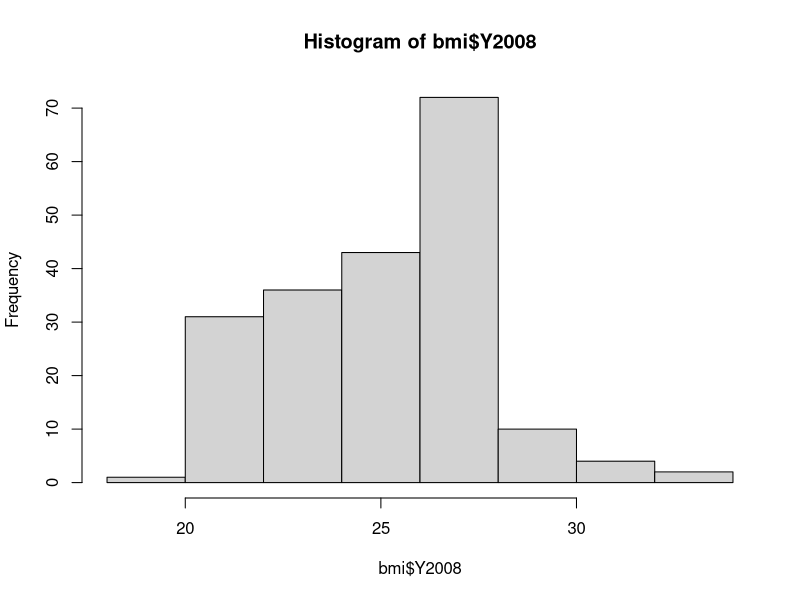
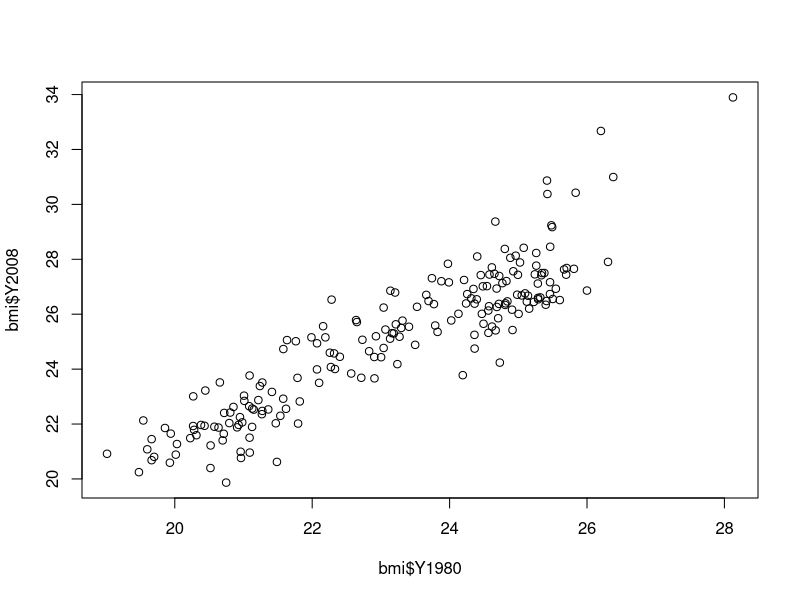
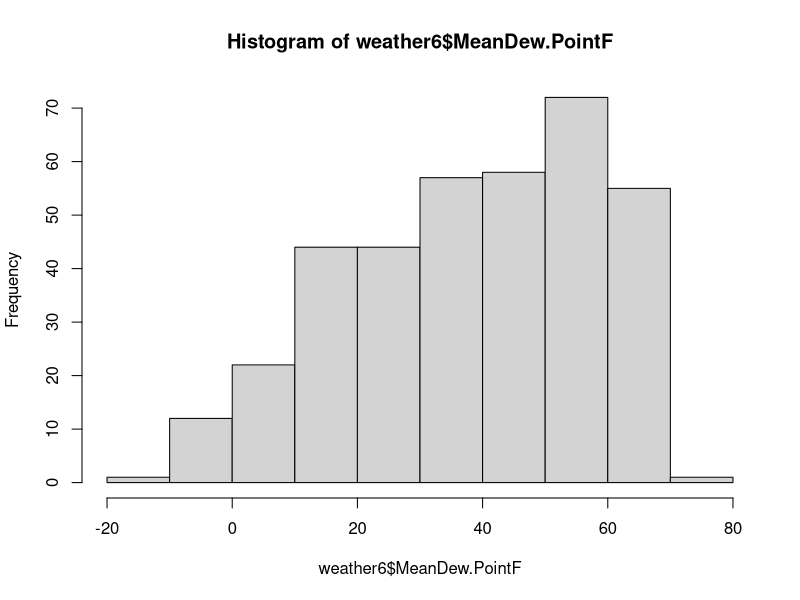
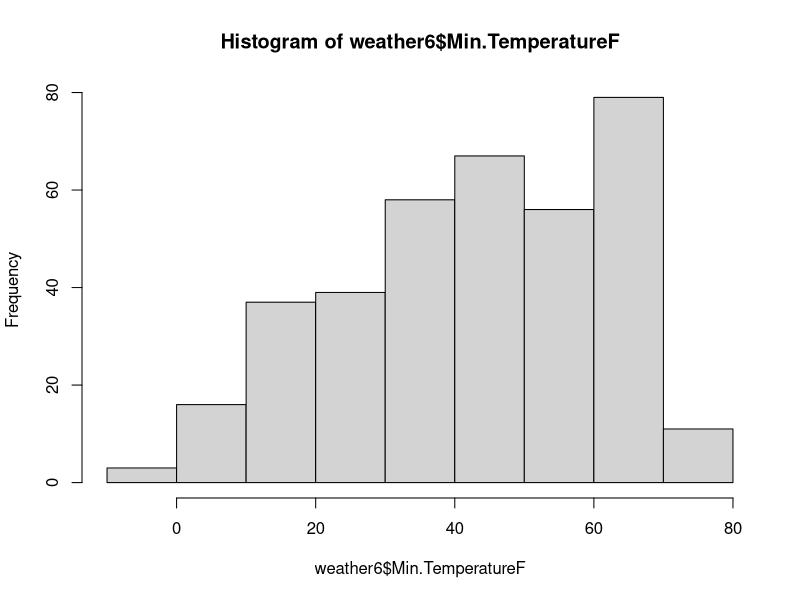
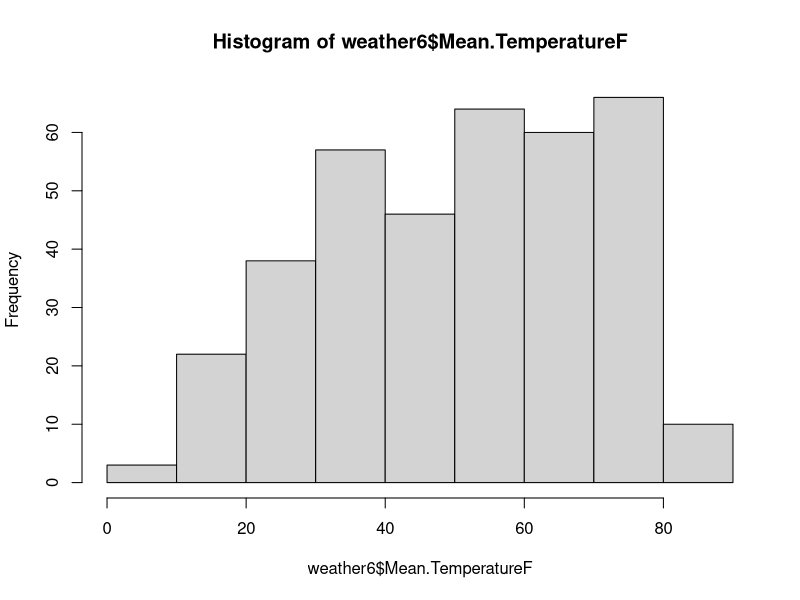

These figures' R source, in order:
## ---- chunk 1
# Load bmi.csv
bmi <- read.csv("bmi.csv")

# Check the class of bmi
class(bmi)

# Check the dimensions of bmi
dim(bmi)

# View the column names of bmi
names(bmi)
## ---- chunk 2
# Check the structure of bmi
str(bmi)

# Load dplyr
library(dplyr)

# Check the structure of bmi, the dplyr way
glimpse(bmi)

# View a summary of bmi
summary(bmi)
## ---- chunk 3
# View the first 6 rows
head(bmi)

# View the first 15 rows
head(bmi, n=15)

# View the last 6 rows
tail(bmi)

# View the last 10 rows
tail(bmi, n=10)
## ---- chunk 4
# Histogram of BMIs from 2008
hist(bmi$Y2008)

# Scatter plot comparing BMIs from 1980 to those from 2008
plot(bmi$Y1980, bmi$Y2008)
## ---- chunk 5
# Load dplyr
library(tidyr)

# Apply gather() to bmi and save the result as bmi_long
bmi_long <- gather(bmi, year, bmi_val, -Country)

# View the first 20 rows of the result
head(bmi_long, n = 20)
## ---- chunk 6
dim(bmi_long)
dim(bmi)
## ---- chunk 7
# Apply spread() to bmi_long
bmi_wide <- spread(bmi_long, year, bmi_val)

# View the head of bmi_wide
head(bmi_wide)

# Check dimension of bmi_wide and bmi
dim(bmi_wide)
dim(bmi)
## ---- chunk 8
# Make this evaluate to character
class("true")

# Make this evaluate to numeric
class(8484.00)

# Make this evaluate to integer
class(99L)

# Make this evaluate to factor
class(factor("factor"))

# Make this evaluate to logical
class(FALSE)
## ---- chunk 9
# Load the lubridate package
library(lubridate)

# Parse as date
dmy("17 Sep 2015")

# Parse as date and time (with no seconds!)
mdy_hm("July 15, 2012 12:56")
## ---- chunk 10
# Load the stringr package
library(stringr)

# Trim all leading and trailing whitespace
str_trim(c("   Filip ", "Nick  ", " Jonathan"))

# Pad these strings with leading zeros
str_pad(c("23485W", "8823453Q", "994Z"), width = 9, side = "left", pad = "0")
## ---- chunk 11
states <- c("al", "ak", "az", "ar", "ca", "co", "ct", "de", "fl", 
            "ga", "hi", "id", "il", "in", "ia", "ks", "ky", "la", 
            "me", "md", "ma", "mi", "mn", "ms", "mo", "mt", "ne", 
            "nv", "nh", "nj", "nm", "ny", "nc", "nd", "oh", "ok", 
            "or", "pa", "ri", "sc", "sd", "tn", "tx", "ut", "vt", 
            "va", "wa", "wv", "wi", "wy")
# Print state abbreviations
head(states)

# Make states all uppercase and save result to states_upper
states_upper <- toupper(states)
head(states_upper)

# Make states_upper all lowercase again
tolower(states_upper)
## ---- chunk 12
X <- 1:6
school <- rep("GB", 6)
sex <- c("F", "F", "F", "F", "F", "M")
dob <- c("2000-06-05", "1999-11-25", "1998-02-02", "1997-12-20",
         "1998-10-04", "1999-06-16")
students2 <- data.frame(X, school, sex, dob)
## ---- chunk 13
## stringr has been loaded for you

# Look at the head of students2
head(students2)

# Detect all dates of birth (dob) in 1997
str_detect(students2$dob, "1997")

# In the sex column, replace "F" with "Female"...
students2$sex <- str_replace(students2$sex, "F", "Female")

# ...And "M" with "Male"
students2$sex <- str_replace(students2$sex, "M", "Male")

# View the head of students2
head(students2)
## ---- chunk 14
name <- c("Sarah", "Tom", "David", "Alice")
n_friends <- c(244, NA, 145, 43)
status <- c("Going out!", "", "Movie night...", "")
social_df <- data.frame(name, n_friends, status)
## ---- chunk 15
# Call is.na() on the full social_df to spot all NAs
is.na(social_df)

# Use the any() function to ask whether there are any NAs in the data
any(is.na(social_df))

# View a summary() of the dataset
summary(social_df)

# Call table() on the status column
table(social_df$status)
## ---- chunk 16
## The stringr package is preloaded

# Replace all empty strings in status with NA
social_df$status[social_df$status == ""] <- NA

# Print social_df to the console
social_df

# Use complete.cases() to see which rows have no missing values
complete.cases(social_df)

# Use na.omit() to remove all rows with any missing values
na.omit(social_df)
## ---- chunk 17
weather <- read.csv("weather.csv")
weather <- weather[,2:36]
## ---- chunk 18
# Verify that weather is a data.frame
class(weather)

# Check the dimensions
dim(weather)

# View the column names
names(weather)
## ---- chunk 19
# View the structure of the data
str(weather)

# Load dplyr package
library(dplyr)

# Look at the structure using dplyr's glimpse()
glimpse(weather)

# View a summary of the data
summary(weather)
## ---- chunk 20
# View first 6 rows
head(weather)

# View first 15 rows
head(weather, n = 15)

# View the last 6 rows
tail(weather)

# View the last 10 rows
tail(weather, n = 10)
## ---- chunk 21
subject <- c("X", "Y", "Z")
age <- c(34, 88, 35)
t1 <- c(0.66753014, 0.3588532, 0.3971684)
t2 <- c(-0.7438284, 0.9038673, 0.7129142)
t3 <- c(0.2333987, -0.5104356, 1.3817088)
df <- data.frame(subject,age,t1,t2,t3)
## ---- chunk 22
# Load the tidyr package
library(tidyr)

df2 <- gather(df, time, val, t1:t3)
df2
## ---- chunk 23
# Gather the columns
weather2 <- gather(weather, day, value, X1:X31, na.rm = TRUE)

# View the head
head(weather2)
## ---- chunk 24
spread(df2, time, val)
## ---- chunk 25
## The tidyr package is already loaded

# First remove column of row names
weather2 <- weather2[, -1]

# Spread the data
weather3 <- spread(weather2, measure, value)

# View the head
head(weather3)
## ---- chunk 26
## tidyr and dplyr are already loaded

# Load the stringr and lubridate packages
library(stringr)
library(lubridate)

# Remove X's from day column
weather3$day <- str_replace(weather3$day,"X","")

# Unite the year, month, and day columns
weather4 <- unite(weather3, date, year, month, day, sep = "-")

# Convert date column to proper date format using lubridates's ymd()
weather4$date <- ymd(weather4$date)

# Rearrange columns using dplyr's select()
weather5 <- select(weather4, date, Events, CloudCover:WindDirDegrees)

# View the head of weather5
head(weather5)
## ---- chunk 27
# View the structure of weather5
str(weather5)

# Examine the first 20 rows of weather5. Are most of the characters numeric?
head(weather5, n = 20)

# See what happens if we try to convert PrecipitationIn to numeric
as.numeric(weather5$PrecipitationIn)
## ---- chunk 28
## The dplyr and stringr packages are already loaded

# Replace T with 0 (T = trace)
weather5$PrecipitationIn <- str_replace(weather5$PrecipitationIn, "T", "0")

# Convert characters to numerics
weather6 <- mutate_each(weather5, funs(as.numeric), CloudCover:WindDirDegrees)

# Look at result
str(weather6)
## ---- chunk 29
# Count missing values
sum(is.na(weather6))

# Find missing values
summary(weather6)

# Find indices of NAs in Max.Gust.SpeedMPH
ind <- which(is.na(weather6$Max.Gust.SpeedMPH))

# Look at the full rows for records missing Max.Gust.SpeedMPH
weather6[ind, ]
## ---- chunk 30
# Review distributions for all variables
summary(weather6)

# Find row with Max.Humidity of 1000
ind <- which(weather6$Max.Humidity == 1000)

# Look at the data for that day
weather6[ind, ]

# Change 1000 to 100
weather6$Max.Humidity[ind] <- 100
## ---- chunk 31
# Look at summary of Mean.VisibilityMiles
summary(weather6$Mean.VisibilityMiles)

# Get index of row with -1 value
ind <- which(weather6$Mean.VisibilityMiles == -1)

# Look at full row
weather6[ind,]

# Set Mean.VisibilityMiles to the appropriate value
weather6$Mean.VisibilityMiles[ind] <- 10
## ---- chunk 32
# Review summary of full data once more
summary(weather6)

# Look at histogram for MeanDew.PointF
hist(weather6$MeanDew.PointF)

# Look at histogram for Min.TemperatureF
hist(weather6$Min.TemperatureF)

# Compare to histogram for Mean.TemperatureF
hist(weather6$Mean.TemperatureF)
